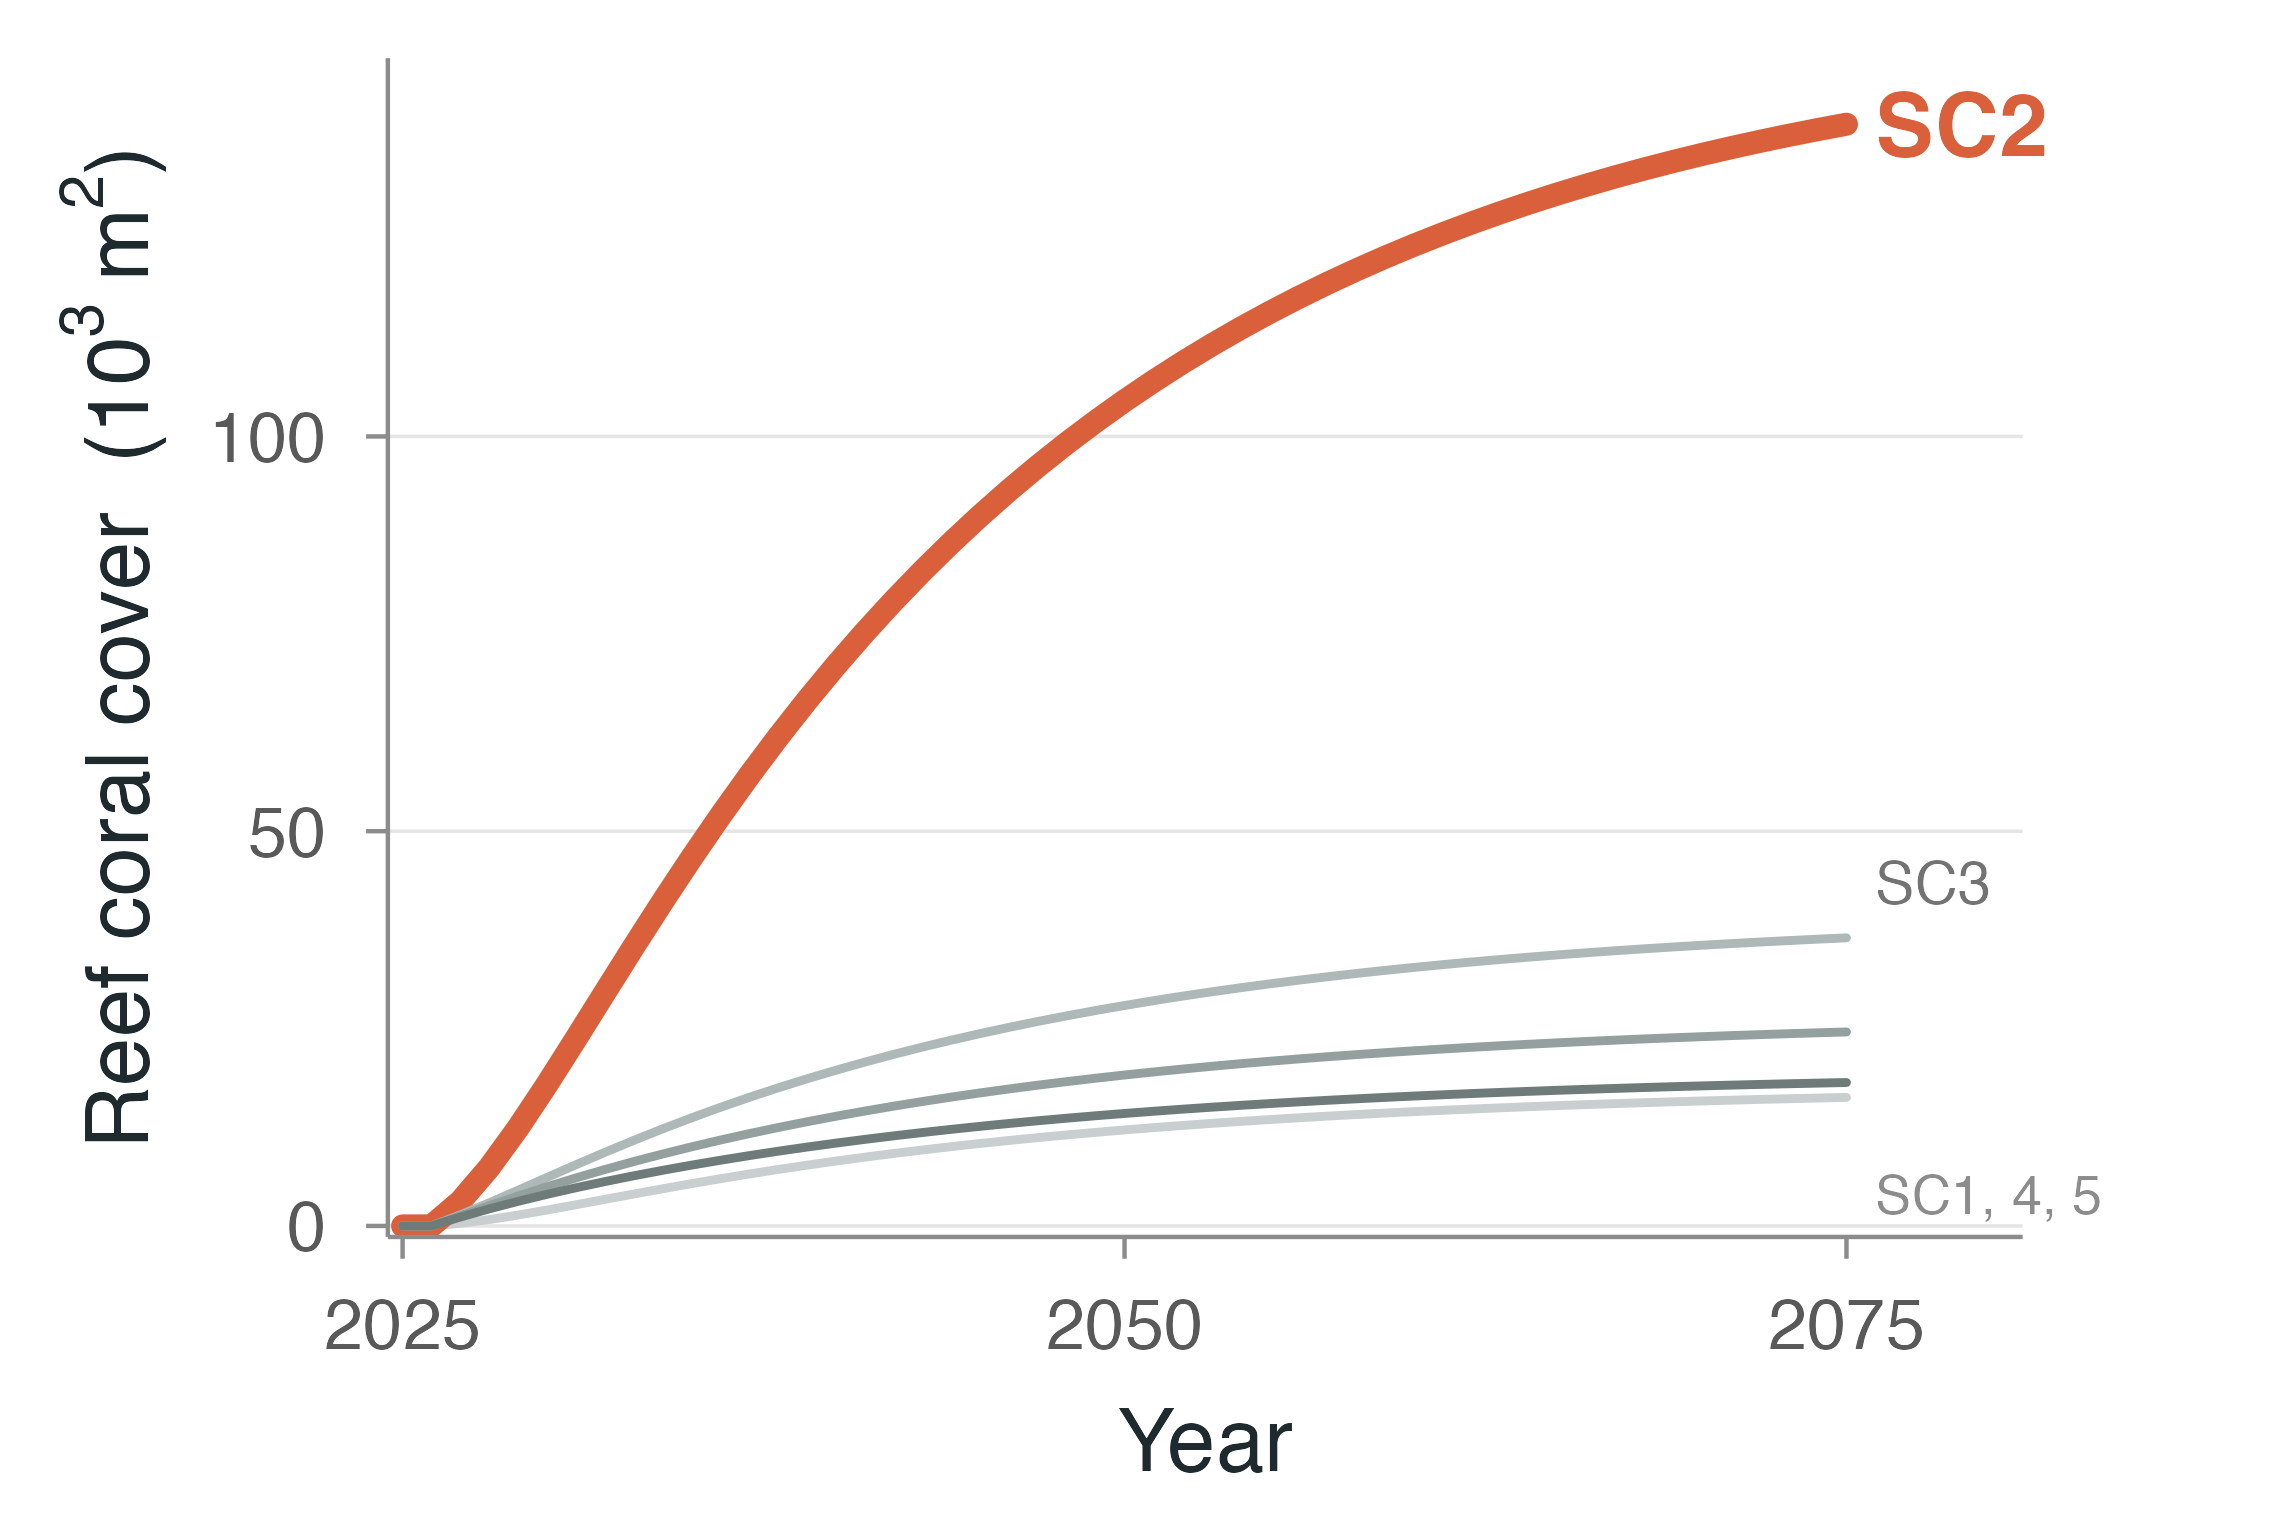

The R source for this figure:
# fig4_size.R — slide re-plot of "an intermediate outplant size wins" (manuscript Fig 4a).
# Reef coral cover over 50 yr when outplanting a fixed AREA of a single size class each year.
# SC2 (intermediate) highlighted; others muted. Deterministic — runs in seconds.
# Run from the repo root:  Rscript presentation-figs/fig4_size.R

setwd(path.expand("~/Detmer-2025-coral-RSE"))
suppressMessages(source("presentation-figs/theme_slide.R"))

## --- reproduce the model data (Raine's code, extracted verbatim) ---
suppressMessages(source("presentation-figs/_extracted/setup_base.R"))
suppressMessages(source("presentation-figs/_extracted/fig4_data.R"))

cat("mod_area dim:", dim(mod_area), " max cover:", round(max(mod_area)), "m2\n")

## --- tidy: reef cover (m2) x year x size class ---
library(tidyverse)
n_out <- c("SC1"=2500000,"SC2"=227273,"SC3"=25000,"SC4"=5102,"SC5"=1340)
df <- as.data.frame(mod_area) |>
  setNames(paste0("SC", 1:5)) |>
  mutate(year = 2025 + (row_number() - 1)) |>
  pivot_longer(-year, names_to = "sc", values_to = "cover")

## SC2 is the story: bold coral; others muted, thin
df <- df |> mutate(hero = sc == "SC2")
lab_pos <- df |> group_by(sc) |> slice_max(year) |> ungroup()

p <- ggplot(df, aes(year, cover/1000, color = sc, linewidth = hero, group = sc)) +
  geom_line(lineend = "round") +
  scale_color_manual(values = SC_COLS, guide = "none") +
  scale_linewidth_manual(values = c(`FALSE` = 1.0, `TRUE` = 2.6), guide = "none") +
  scale_x_continuous(breaks = seq(2025, 2075, 25), expand = expansion(mult = c(0.01, 0.10))) +
  scale_y_continuous(expand = expansion(mult = c(0.01, 0.06))) +
  # direct labels at the right end
  annotate("text", x = 2076, y = max(df$cover[df$sc=="SC2"])/1000, label = "SC2",
           hjust = 0, color = DECK$coral, fontface = "bold", size = 7.5) +
  annotate("text", x = 2076, y = max(df$cover[df$sc=="SC3"])/1000 + 7, label = "SC3",
           hjust = 0, color = "grey45", size = 5) +
  annotate("text", x = 2076, y = 4, label = "SC1, 4, 5",
           hjust = 0, color = "grey55", size = 4.6) +
  labs(x = "Year", y = expression("Reef coral cover  ("*10^3~m^2*")")) +
  theme_slide(base_size = 21) +
  theme(plot.margin = margin(14, 62, 12, 12)) +
  coord_cartesian(clip = "off")

save_slide(p, "fig4_size.png", w = 7.6, h = 5.1)
cat("done fig4\n")
